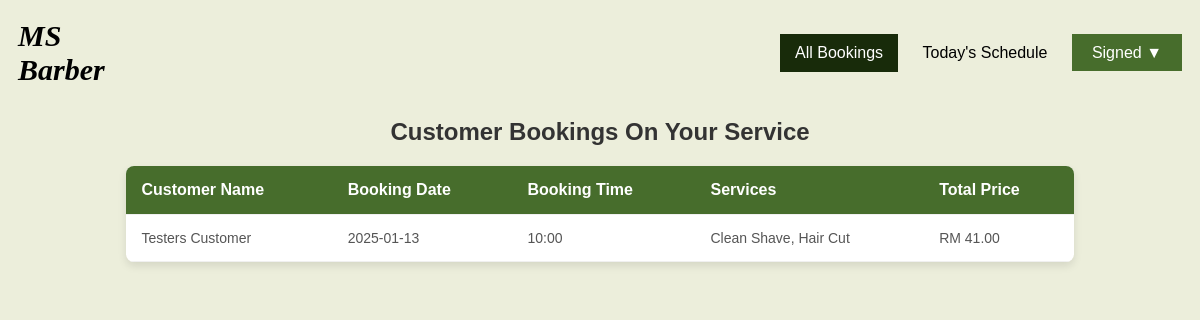
The app's page /barber-booking.php (signed in) with its own data.
### tables this page shows
CREATE TABLE `booking` (
  `booking_id` int(11) NOT NULL,
  `barber_id` int(11) DEFAULT NULL,
  `customer_id` int(11) DEFAULT NULL,
  `booking_date` date NOT NULL,
  `booking_time` varchar(50) NOT NULL,
  `booking_totalprice` double NOT NULL,
  `booking_status` varchar(55) NOT NULL
);

CREATE TABLE `customer` (
  `customer_id` int(11) NOT NULL,
  `customer_fname` varchar(50) NOT NULL,
  `customer_lname` varchar(50) NOT NULL,
  `customer_email` varchar(50) NOT NULL,
  `customer_phone` varchar(20) NOT NULL,
  `customer_password` varchar(255) NOT NULL
);

### barber-booking.php (the view, shortened to what this page needs)
<?php
include('connect.php');
$barber_email = $_SESSION['blEmail'];
$sql = "SELECT barber_id FROM barber WHERE barber_email = ?";
$stmt = $conn->prepare($sql);
$stmt->bind_param("s", $barber_email);
$stmt->execute();
$stmt->bind_result($barber_id);
$bookings = [];
$sql = "SELECT p.payment_status, b.booking_id, b.booking_date, b.booking_time, b.booking_totalprice,
               c.customer_fname, c.customer_lname, GROUP_CONCAT(s.service_name SEPARATOR ', ') AS services
        FROM booking b
        JOIN customer c ON b.customer_id = c.customer_id
        JOIN booking_service bs ON b.booking_id = bs.booking_id
        JOIN service s ON bs.service_id = s.service_id
        JOIN payment p on b.booking_id = p.booking_id
        WHERE b.barber_id = ? AND p.payment_status = 'accepted'
        GROUP BY b.booking_id
        ORDER BY b.booking_date DESC";
$stmt = $conn->prepare($sql);
$stmt->bind_param("i", $barber_id);
$stmt->execute();
$result = $stmt->get_result();
while ($row = $result->fetch_assoc()) {
    $bookings[] = $row;
}
?>
<!DOCTYPE html>
<html lang="en">
<head>
    <link rel="stylesheet" href="bookingHistory.css">
</head>
<body>
    <header id="header">
        <div class="top-bar">
            <nav class="nav-bar">
                <a href="user-homepage.php" class="logo"><span>MS Barber</span></a>
                <ul>
                    <li><a href="barber-booking.php" class="<?php echo basename($_SERVER['PHP_SELF']) == 'barber-booking.php' ? 'active' : ''; ?>">All Bookings</a></li>
                    <li><a href="barber-todayschedule.php" class="<?php echo basename($_SERVER['PHP_SELF']) == 'barber-todayschedule.php' ? 'active' : ''; ?>">Today's Schedule</a></li>
                    <?php
                        if (isset($_SESSION['blEmail'])) {
                            echo "<li>";
                            echo "<a href='' class='profile'>Signed ▼</a>";
                            echo "</li>";
                        }
                    ?>
                </ul>
            </nav>
        </div>
    </header>
    <h1>Customer Bookings On Your Service</h1>
    <table>
        <thead>
            <tr>
                <th>Customer Name</th>
                <th>Booking Date</th>
                <th>Booking Time</th>
                <th>Services</th>
                <th>Total Price</th>
            </tr>
        </thead>
        <tbody>
            <?php if (empty($bookings)): ?>
                <tr>
                    <td colspan="6">No bookings found.</td>
                </tr>
            <?php else: ?>
                <?php foreach ($bookings as $booking): ?>
                    <tr>
                        <td><?php echo htmlspecialchars($booking['customer_fname']) . " " . htmlspecialchars($booking['customer_lname']); ?></td>
                        <td><?php echo htmlspecialchars($booking['booking_date']); ?></td>
                        <td><?php echo htmlspecialchars($booking['booking_time']); ?></td>
                        <td><?php echo htmlspecialchars($booking['services']); ?></td>
                        <td>RM <?php echo number_format($booking['booking_totalprice'], 2); ?></td>
                    </tr>
                <?php endforeach; ?>
            <?php endif; ?>
        </tbody>
    </table>
</body>
</html>

### bookingHistory.css (style rules this page uses)
body { background-color: #eceedb; font-family: Arial, Helvetica, sans-serif; }
a { text-decoration: none; }
header { position: -webkit-sticky; position: sticky; top: 0; transition: background-color 0.4s ease-in-out; }
.nav-bar { width: 100%; display: flex; align-items: center; justify-content: space-between; position: relative; }
.nav-bar ul li a.active { background-color: #182b0a; color: white; padding: 10px 15px; text-decoration: none; }
nav ul { list-style-type: none; width: 100%; padding: 10px; text-align: right; }
nav ul li { display: inline-block; list-style: none; }
nav ul li a { display: block; padding: 10px 20px; text-decoration: none; color: black; }
.logo { font-size: 30px; font-weight: bold; color: black; text-decoration: none; padding: 10px; transition: background-color 0.3s; cursor: pointer; font-family: 'Source Code Pro'; font-style: italic; }
h1 { margin-left: auto; margin-right: auto; }
.profile { display: inline; align-items: center; background-color: #476d2c; color: white; cursor: pointer; text-decoration: none; }
h1 { text-align: center; margin: 20px 0; font-size: 24px; color: #333; }
table { width: 80%; margin: 20px auto; border-collapse: collapse; background-color: #fff; box-shadow: 0 4px 8px rgba(0, 0, 0, 0.1); border-radius: 8px; overflow: hidden; }
table thead { background-color: #476d2c; color: white; text-align: left; font-size: 16px; }
table th, table td { padding: 15px; border-bottom: 1px solid #f0f0f0; }
table td { font-size: 14px; color: #555; }
table th { font-size: 16px; }

### records on screen
booking: customer.customer_fname "Testers", customer.customer_lname "Customer", booking_date "2025-01-13", booking_time "10:00", services "Clean Shave, Hair Cut", booking_totalprice "41.00"
